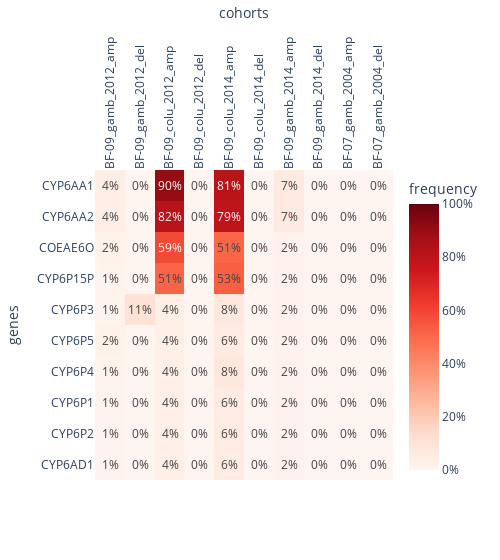

This figure's notebook cell:
### Code cell
ag3.plot_frequencies_heatmap(
    df=cyp6p_df, index='Name',  
    y_label="genes",
    max_len=100, 
    colorbar=True, 
    width=500
)

### Figure 1 — Plotly figure (JSON) as saved in the notebook; plotly's stock layout.template omitted (floating-point values rounded to 4 significant figures)
{"data": [{"coloraxis": "coloraxis", "hovertemplate": "x: %{x}<br>Name: %{y}<br>color: %{z}<extra></extra>", "name": "0", "texttemplate": "%{z:.0%}", "type": "heatmap", "x": ["BF-09_gamb_2012_amp", "BF-09_gamb_2012_del", "BF-09_colu_2012_amp", "BF-09_colu_2012_del", "BF-09_colu_2014_amp", "BF-09_colu_2014_del", "BF-09_gamb_2014_amp", "BF-09_gamb_2014_del", "BF-07_gamb_2004_amp", "BF-07_gamb_2004_del"], "xaxis": "x", "y": ["CYP6AA1", "CYP6AA2", "COEAE6O", "CYP6P15P", "CYP6P3", "CYP6P5", "CYP6P4", "CYP6P1", "CYP6P2", "CYP6AD1"], "yaxis": "y", "z": [[0.04082, 0, 0.9024, 0, 0.8113, 0, 0.06522, 0, 0, 0], [0.04082, 0, 0.8171, 0, 0.7925, 0, 0.06522, 0, 0, 0], [0.02041, 0, 0.5854, 0, 0.5094, 0, 0.02174, 0, 0, 0], [0.0102, 0, 0.5122, 0, 0.5283, 0, 0.02174, 0, 0, 0], [0.0102, 0.1122, 0.03659, 0, 0.07547, 0, 0.02174, 0, 0, 0], [0.02041, 0, 0.03659, 0, 0.0566, 0, 0.02174, 0, 0, 0], [0.0102, 0, 0.03659, 0, 0.07547, 0, 0.02174, 0, 0, 0], [0.0102, 0, 0.03659, 0, 0.0566, 0, 0.02174, 0, 0, 0], [0.0102, 0, 0.03659, 0, 0.0566, 0, 0.02174, 0, 0, 0], [0.0102, 0, 0.03659, 0, 0.0566, 0, 0.02174, 0, 0, 0]]}], "layout": {"coloraxis": {"cmax": 1, "cmin": 0, "colorbar": {"ticktext": ["0%", "20%", "40%", "60%", "80%", "100%"], "tickvals": [0, 0.2, 0.4, 0.6, 0.8, 1], "title": {"text": "frequency"}}, "colorscale": [[0, "rgb(255,245,240)"], [0.125, "rgb(254,224,210)"], [0.25, "rgb(252,187,161)"], [0.375, "rgb(252,146,114)"], [0.5, "rgb(251,106,74)"], [0.625, "rgb(239,59,44)"], [0.75, "rgb(203,24,29)"], [0.875, "rgb(165,15,21)"], [1, "rgb(103,0,13)"]]}, "margin": {"t": 60}, "width": 500, "xaxis": {"anchor": "y", "domain": [0, 1], "side": "top", "tickangle": -90, "title": {"text": "cohorts"}}, "yaxis": {"anchor": "x", "autorange": "reversed", "domain": [0, 1], "title": {"text": "genes"}}}}
